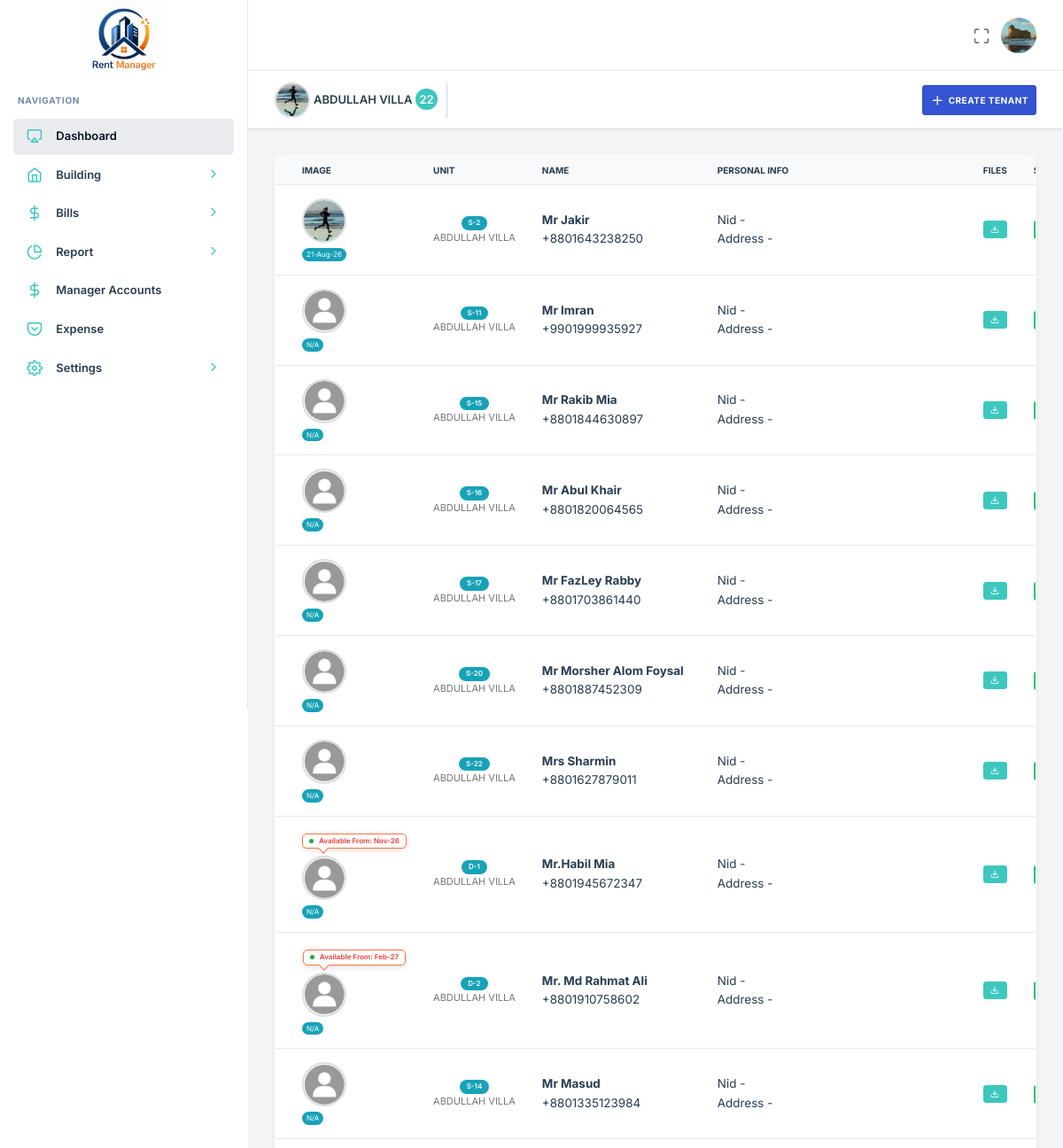
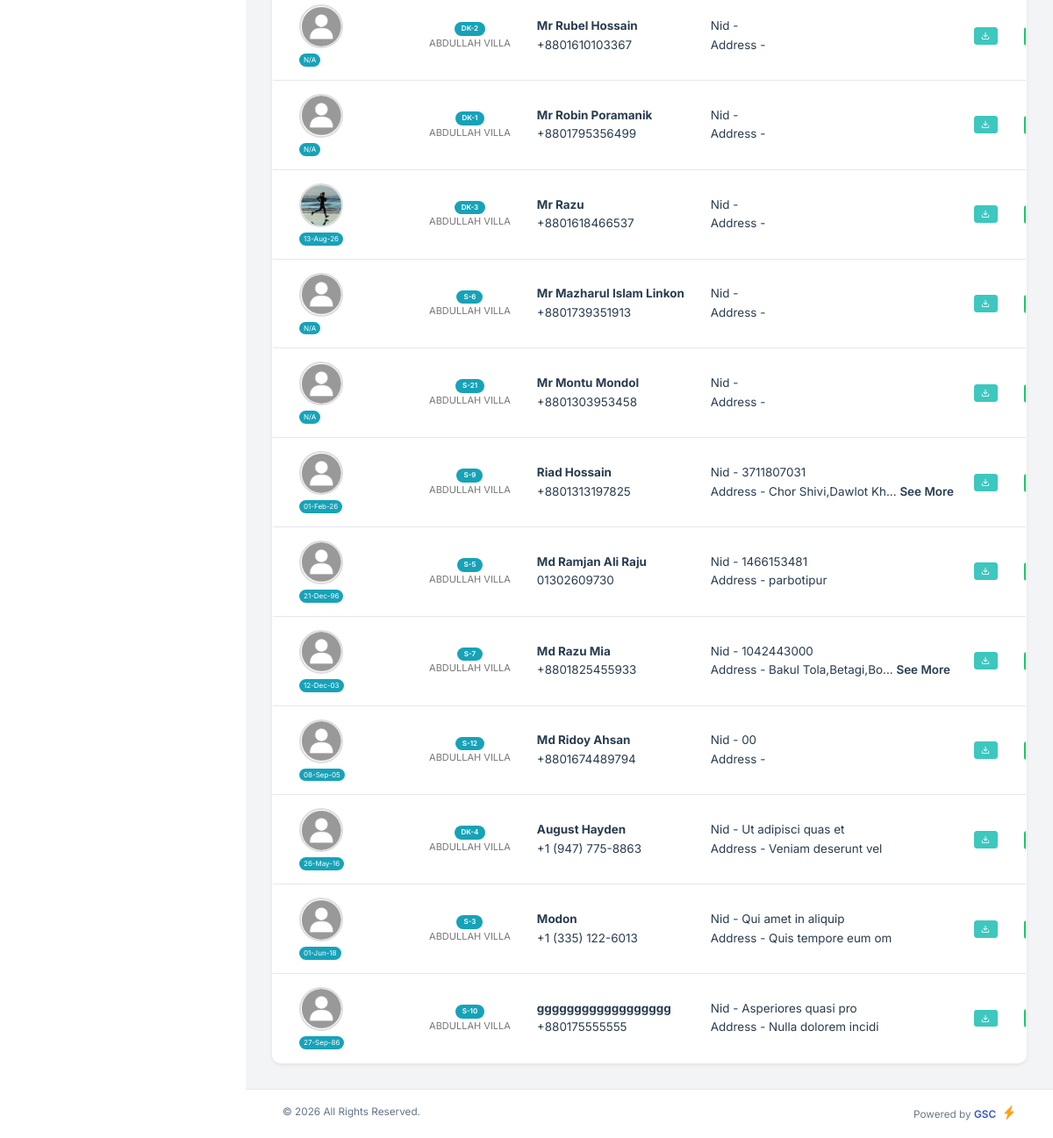
/admin.php?page=unitinfo&building_id=18 (signed in), run on the app's committed database (2 pictures, top to bottom).
### tables this page shows
CREATE TABLE `tenants` (
  `id` int(11) NOT NULL,
  `name` varchar(150) NOT NULL,
  `phone` varchar(20) NOT NULL,
  `email` varchar(150) DEFAULT NULL,
  `password` varchar(256) NOT NULL DEFAULT '827ccb0eea8a706c4c34a16891f84e7b',
  `status` enum('Active','Inactive','Booked') NOT NULL DEFAULT 'Active',
  `role` enum('Admin','Tenant','Manager') NOT NULL,
  `booking_month` varchar(100) DEFAULT NULL,
  `start_tanent` date DEFAULT NULL,
  `nid_no` varchar(200) DEFAULT NULL,
  `permanent_address` text DEFAULT NULL,
  `family_member` int(11) DEFAULT NULL,
  `tenant_image` varchar(255) DEFAULT NULL,
  `nid_image` varchar(255) DEFAULT NULL,
  `building_id` int(11) DEFAULT NULL,
  `unit_id` int(11) DEFAULT NULL,
  `created_at` timestamp NOT NULL DEFAULT current_timestamp()
);

CREATE TABLE `building` (
  `id` int(11) NOT NULL,
  `name` varchar(256) NOT NULL,
  `building_type` int(11) NOT NULL,
  `address` text NOT NULL,
  `description` text NOT NULL,
  `image` varchar(256) NOT NULL,
  `location` varchar(256) NOT NULL
);

CREATE TABLE `unit` (
  `id` int(11) NOT NULL,
  `unit_name` varchar(100) NOT NULL,
  `building_name` int(11) NOT NULL,
  `floor` text DEFAULT NULL,
  `unit_type` enum('Flat','Room','Shop') DEFAULT 'Flat',
  `size` varchar(50) DEFAULT NULL,
  `rent` int(11) DEFAULT NULL,
  `advance` int(11) DEFAULT NULL,
  `unit_image` varchar(255) DEFAULT NULL,
  `status` enum('Available','Rented') DEFAULT 'Available',
  `gas` int(11) DEFAULT NULL,
  `water` int(11) DEFAULT NULL,
  `available_from_date` varchar(100) DEFAULT NULL,
  `created_at` timestamp NOT NULL DEFAULT current_timestamp()
);

### pages/unit_tanent_info.php (the view, shortened to what this page needs)
<?php
   if(isset($_GET['building_id'])){
        $building_id_get = $_GET['building_id'];
    }
    $query = "
       SELECT
    u.*,
    t.*,
    b.name AS building_name
    FROM unit u
    JOIN building b ON u.building_name = b.id
    LEFT JOIN tenants t ON t.unit_id = u.id
    WHERE u.building_name = '$building_id_get' AND t.status = 'Active' AND t.role IN ('Tenant')
    ;
    ";
    $result = mysqli_query($db, $query);
    $count_row = mysqli_num_rows($result);
?>
<div class="nxl-content">
    <div class="page-header d-flex align-items-center justify-content-between">
        <h5 class="mb-0">
            <?php
                $sql_building = "SELECT * FROM building WHERE id = $building_id_get ";
                $result_building = mysqli_query($db, $sql_building) or die("Query failed: " . mysqli_error($db));
                while($buil = mysqli_fetch_assoc($result_building)){
                $buil_name = $buil['name'];
                $building_image = !empty($buil['image'])
                ? "public/uploads/buildings/" . $buil['image']
                : "public/uploads/tenants/no-image.png";
                }
            ?>
                <img src="<?= htmlspecialchars($building_image) ?>" style="width:40px; height:40px; object-fit:cover; border-radius:50%; border:2px solid #ddd;">
                <strong style="font-size: 13px;"><?= htmlspecialchars($buil_name) ?></strong> <small style="font-size: 13px; border-radius:50%;" class="bg-info text-white p-1"><?= $count_row ?></small>
        </h5>
        <a href="admin.php?page=CreateTenant&building_id=<?= $building_id_get; ?>" class="p-2 btn  btn-primary">
            <i class="feather-plus me-1"></i> Create Tenant
        </a>
    </div>
    <div class="main-content">
        <div class="card shadow-sm">
            <div class="card-body p-0">
                <div class="table-responsive">
                    <table class="table table-hover mb-0">
                        <thead class="table-light">
                            <tr>
                                <th>Image</th>
                                <th>Unit</th>
                                <th>Name</th>
                                <th>Personal Info</th>
                                <th>Files</th>
                                <th>Status</th>
                            </tr>
                        </thead>
                        <tbody>
                        <?php if (mysqli_num_rows($result) > 0): ?>
                            <?php while ($row = mysqli_fetch_assoc($result)): ?>
                                <?php
                                    $image = !empty($row['tenant_image'])
                                    ? "public/uploads/tenants/" . $row['tenant_image']
                                    : "public/uploads/tenants/no-image.png";
                                ?>
                                <tr>
                                    <td style="text-align:center;">
                                        <?php
                                            $profile_message = $row['available_from_date'] ? "Available From: " . date('M-y', strtotime($row['available_from_date'])) : "";
                                            ?>
                                            <?php if (!empty($profile_message)): ?>
                                                <div class="profile-notice">
                                                    <span class="notice-dot"></span>
                                                    <span class="text-danger"><?= htmlspecialchars($profile_message, ENT_QUOTES, 'UTF-8'); ?></span>
                                                </div>
                                        <?php endif; ?>
                                        <div style="display:flex; flex-direction:column; align-items:start; gap:6px;">
                                            <img src="<?= htmlspecialchars($image) ?>"
                                                style="width:50px; height:50px; object-fit:cover; border-radius:50%; border:2px solid #ddd;">
                                            <small style="
                                                font-size:8px;
                                                background:#17a2b8;
                                                color:#fff;
                                                padding:1px 5px;
                                                border-radius:12px;
                                                display:inline-block;
                                            ">
                                                <?= (!empty($row['start_tanent']) && $row['start_tanent'] != '0000-00-00')
                                                    ? date('d-M-y', strtotime($row['start_tanent']))
                                                    : 'N/A'; ?>
                                            </small>
                                        </div>
                                    </td>
                                    <td style="text-align:center;">
                                        <div style="display:flex; flex-direction:column; align-items:center; line-height:1.2;">
                                            <strong style="
                                                font-size:8px;
                                                background:#17a2b8;
                                                color:#fff;
                                                padding:3px 8px;
                                                border-radius:12px;
                                                display:inline-block;
                                            ">
                                                <?= htmlspecialchars($row['unit_name']) ?>
                                            </strong>
                                            <small style="
                                                font-size:11px;
                                                color:#777;
                                                margin-top:2px;
                                            ">
                                                <?= htmlspecialchars($row['building_name']) ?>
                                            </small>
                                        </div>
                                    </td>
                                    <td>
                                        <a href="admin.php?page=view_tenant&id=<?= $row['id'] ?>" class="text-secendary fw-bold"><?= htmlspecialchars($row['name']) ?>
                                        </a><br>
                                        <?= htmlspecialchars($row['phone']) ?>
                                    </td>
                                    <td style="max-width:300px;">
                                        Nid - <?= htmlspecialchars($row['nid_no']); ?> <br>
                                        Address -
                                        <?php
                                            $address = htmlspecialchars($row['permanent_address']);
                                            if (mb_strlen($row['permanent_address']) > 20) {
                                        ?>
                                            <span class="short-address" title="<?php echo $address; ?>"><?= mb_substr($address, 0, 20) ?>...</span>
                                            <a href="javascript:void(0);" onclick="showAddress(this)" title="<?php echo $address; ?>">See More</a>
                                        <?php
                                            } else {
                                                echo $address;
                                            }
                                        ?>
                                    </td>
                                    <td>
                                        <a href="admin.php?page=Agreement&id=<?= $row['id'] ?>"
                                            class="p-1 btn btn-sm btn-info "
                                            title="Agreement Download">
                                                <i class="feather-download"></i>
                                        </a>
                                    </td>
                                    <td>
                                        <?php
                                            $statusClass = '';
                                            if($row['status'] == 'Active'){
                                                $statusClass = 'bg-success';
                                            }elseif($row['status'] == 'Inactive'){
                                                $statusClass = 'bg-danger';
                                            }elseif($row['status'] == 'Booked'){
                                                $statusClass = 'bg-info';
                                            }else{
                                            }
                                            ?>
                                            <span class="badge <?= $statusClass; ?>">
                                            </span>
                                    </td>
                                </tr>
                            <?php endwhile; ?>
                            <?php endif; ?>
                        </tbody>
                    </table>
                </div>
            </div>
        </div>
    </div>
</div>

### includes/header.php (shortened to what this page needs)
<?php
include "database/db.php";
$user_id = $_SESSION['id'];
$sql = mysqli_query($db,"SELECT * FROM `tenants` WHERE id = '$user_id' ");
$user_row = mysqli_fetch_assoc($sql);
$old_image= $user_row['tenant_image'];
?>
<!DOCTYPE html>
<html lang="zxx">
<head>
    <link rel="stylesheet" type="text/css" href="public/assets/css/bootstrap.min.css" />
    <link rel="stylesheet" type="text/css" href="public/assets/vendors/css/vendors.min.css" />
    <link rel="stylesheet" type="text/css" href="public/assets/vendors/css/daterangepicker.min.css" />
    <link rel="stylesheet" type="text/css" href="public/assets/css/theme.min.css" />
    <link rel="stylesheet" href="public/assets/css/style.css">
</head>
<body>
    <?php include "includes/sidebar.php"; ?>
    <header class="nxl-header">
        <div class="header-wrapper">
            <div class="header-right ms-auto">
                <div class="d-flex align-items-center">
                    <div class="nxl-h-item d-none d-sm-flex">
                        <div class="full-screen-switcher">
                            <a href="javascript:void(0);" class="nxl-head-link me-0"
                                onclick="$('body').fullScreenHelper('toggle');">
                                <i class="feather-maximize maximize"></i>
                            </a>
                        </div>
                    </div>
                    <div class="dropdown nxl-h-item">
                        <a href="javascript:void(0);" data-bs-toggle="dropdown" role="button"
                            data-bs-auto-close="outside">
                            <img src="<?php echo $old_image ? 'public/uploads/tenants/'.$old_image : 'public/uploads/tenants/no-image.png' ?>" alt="<?= $old_image ?>"
                                class="img-fluid user-avtar me-0" style="width:40px; height: 40px;"/>
                        </a>
                    </div>
                </div>
            </div>
        </div>
    </header>

### public/assets/css/style.css (style rules this page uses)
.profile-notice { position: relative; display: inline-block; background: #fff; color: #444; border: 1px solid #ff7043; border-radius: 5px; padding: 3px 7px; margin-bottom: 8px; font-size: 8px; font-weight: 700; line-height: 1.2; white-space: nowrap; box-shadow: 0 2px 6px rgba(0,0,0,.12); animation: noticeLoop 1.8s ease-in-out infinite; }
.profile-notice::after { content: ""; position: absolute; bottom: -5px; left: 20%; width: 8px; height: 8px; background: #fff; border-right: 1px solid #ff7043; border-bottom: 1px solid #ff7043; transform: translateX(-50%) rotate(45deg); }
.notice-dot { display: inline-block; width: 5px; height: 5px; background: #28a745; border-radius: 50%; margin-right: 4px; animation: dotLoop 1s ease-in-out infinite; }

### data on the page
tenants: tenant_image (picture)
building: image (picture), name "ABDULLAH VILLA"
tenants: tenant_image (picture), start_tanent "21-Aug-26", unit.unit_name "S-2", building.name "ABDULLAH VILLA", name "Mr Jakir", phone "+8801643238250"
tenants: start_tanent "N/A", unit.unit_name "S-11", building.name "ABDULLAH VILLA", name "Mr Imran", phone "+9901999935927"
tenants: start_tanent "N/A", unit.unit_name "S-15", building.name "ABDULLAH VILLA", name "Mr Rakib Mia", phone "+8801844630897"
tenants: start_tanent "N/A", unit.unit_name "S-16", building.name "ABDULLAH VILLA", name "Mr Abul Khair", phone "+8801820064565"
tenants: start_tanent "N/A", unit.unit_name "S-17", building.name "ABDULLAH VILLA", name "Mr FazLey Rabby", phone "+8801703861440"
tenants: start_tanent "N/A", unit.unit_name "S-20", building.name "ABDULLAH VILLA", name "Mr Morsher Alom Foysal", phone "+8801887452309"
tenants: start_tanent "N/A", unit.unit_name "S-22", building.name "ABDULLAH VILLA", name "Mrs Sharmin", phone "+8801627879011"
tenants: unit.available_from_date "Available From: Nov-26", start_tanent "N/A", unit.unit_name "D-1", building.name "ABDULLAH VILLA", name "Mr.Habil Mia", phone "+8801945672347"
tenants: unit.available_from_date "Available From: Feb-27", start_tanent "N/A", unit.unit_name "D-2", building.name "ABDULLAH VILLA", name "Mr. Md Rahmat Ali", phone "+8801910758602"
tenants: start_tanent "N/A", unit.unit_name "S-14", building.name "ABDULLAH VILLA", name "Mr Masud", phone "+8801335123984"
tenants: start_tanent "N/A", unit.unit_name "DK-2", building.name "ABDULLAH VILLA", name "Mr Rubel Hossain", phone "+8801610103367"
tenants: start_tanent "N/A", unit.unit_name "DK-1", building.name "ABDULLAH VILLA", name "Mr Robin Poramanik", phone "+8801795356499"
tenants: tenant_image (picture), start_tanent "13-Aug-26", unit.unit_name "DK-3", building.name "ABDULLAH VILLA", name "Mr Razu", phone "+8801618466537"
tenants: start_tanent "N/A", unit.unit_name "S-6", building.name "ABDULLAH VILLA", name "Mr Mazharul Islam Linkon", phone "+8801739351913"
tenants: start_tanent "N/A", unit.unit_name "S-21", building.name "ABDULLAH VILLA", name "Mr Montu Mondol", phone "+8801303953458"
tenants: start_tanent "01-Feb-26", unit.unit_name "S-9", building.name "ABDULLAH VILLA", name "Riad Hossain", phone "+8801313197825", nid_no "3711807031", permanent_address "Chor Shivi,Dawlot Kh"
tenants: start_tanent "21-Dec-96", unit.unit_name "S-5", building.name "ABDULLAH VILLA", name "Md Ramjan Ali Raju", phone "01302609730", nid_no "1466153481", permanent_address "parbotipur"
tenants: start_tanent "12-Dec-03", unit.unit_name "S-7", building.name "ABDULLAH VILLA", name "Md Razu Mia", phone "+8801825455933", nid_no "1042443000", permanent_address "Bakul Tola,Betagi,Bo"
tenants: start_tanent "08-Sep-05", unit.unit_name "S-12", building.name "ABDULLAH VILLA", name "Md Ridoy Ahsan", phone "+8801674489794", nid_no "00"
tenants: start_tanent "26-May-16", unit.unit_name "DK-4", building.name "ABDULLAH VILLA", name "August Hayden", phone "+1 (947) 775-8863", nid_no "Ut adipisci quas et", permanent_address "Veniam deserunt vel"
tenants: start_tanent "01-Jun-18", unit.unit_name "S-3", building.name "ABDULLAH VILLA", name "Modon", phone "+1 (335) 122-6013", nid_no "Qui amet in aliquip", permanent_address "Quis tempore eum om"
tenants: start_tanent "27-Sep-86", unit.unit_name "S-10", building.name "ABDULLAH VILLA", name "gggggggggggggggggg", phone "+880175555555", nid_no "Asperiores quasi pro", permanent_address "Nulla dolorem incidi"

### other printed values
$count_row "22"
